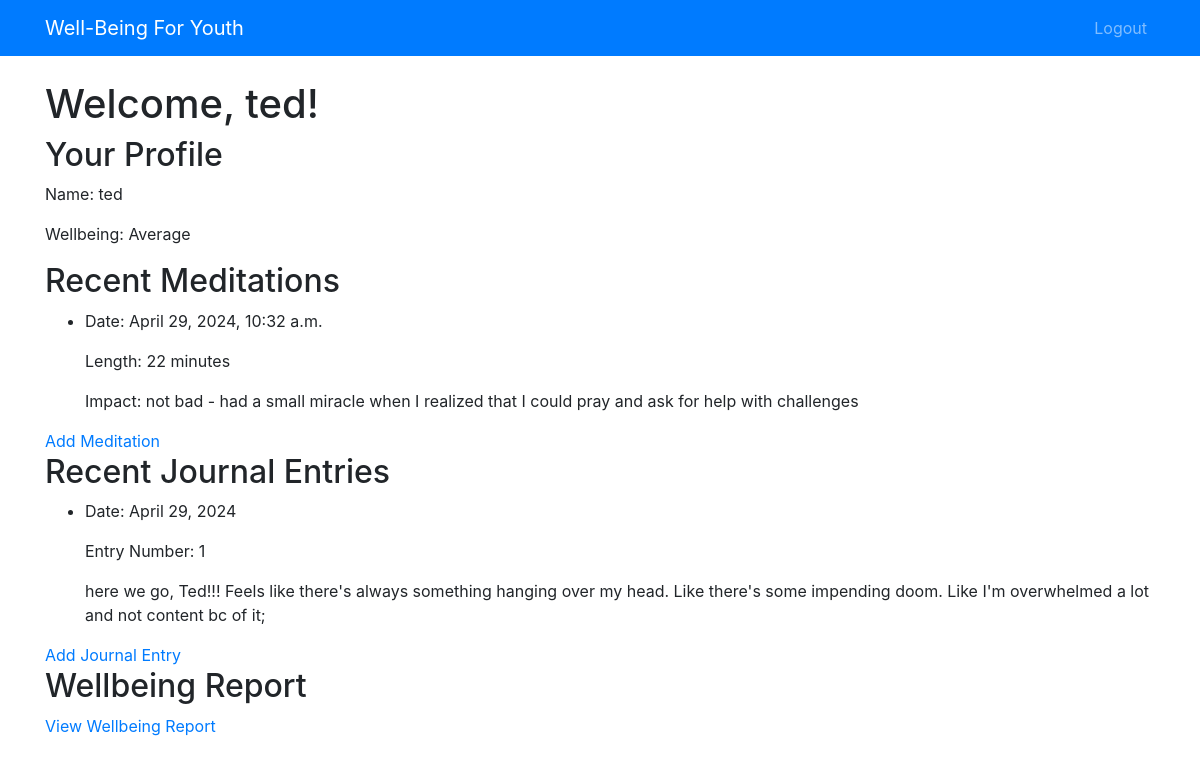
Screenshot of /dashboard/ (signed in) with the database file from the repository.
### blog/models.py (models this page shows)
class Person(models.Model):
    WELLBEING_CHOICES = [
        ('poor', 'Poor'),
        ('average', 'Average'),
        ('good', 'Good'),
    ]
    user = models.OneToOneField(User, on_delete=models.CASCADE, null=True, blank=True)
    name = models.CharField(max_length=100, blank=False, help_text="Enter the full name of the person", default="No Name Yet")
    wellbeing = models.CharField(max_length=7, choices=WELLBEING_CHOICES, default='average')
    created_date = models.DateTimeField(auto_now_add=True)
    published_date = models.DateTimeField(null=True, blank=True)

class Meditation(models.Model):
    author = models.ForeignKey(User, on_delete=models.CASCADE, null=True)
    person = models.ForeignKey(Person, on_delete=models.CASCADE, related_name='meditations')
    length = models.PositiveIntegerField(help_text="Duration in minutes")
    impact = models.CharField(max_length=255, blank=True, help_text="Descriptive impact on wellbeing")
    created_date = models.DateTimeField(auto_now_add=True)
    published_date = models.DateTimeField(null=True, blank=True)

class Journaling(models.Model):
    author = models.ForeignKey(User, on_delete=models.CASCADE, null=True)
    person = models.ForeignKey(Person, on_delete=models.CASCADE, related_name='journal_entries')
    entry_number = models.PositiveIntegerField()
    entry_text = models.TextField(blank=True)  # Add this field to store the journal entry text
    date = models.DateField(default=now)
    created_date = models.DateTimeField(auto_now_add=True)
    published_date = models.DateTimeField(null=True, blank=True)

### blog/views.py (the view)
# urls.py: path('dashboard/', views.dashboard, name='dashboard'),
@login_required
def dashboard(request):
    try:
        person = request.user.person
        meditations = Meditation.objects.filter(person=person).order_by('-created_date')[:1]
        journal_entries = Journaling.objects.filter(person=person).order_by('-date')[:3]
    except Person.DoesNotExist:
        person = None
        meditations = []
        journal_entries = []
    context = {
        'person': person,
        'meditations': meditations,
        'journal_entries': journal_entries,
        'greeting': f"Welcome, {request.user.get_username()}!"
    }
    return render(request, 'blog/dashboard.html', context)

### blog/templates/blog/dashboard.html
{% extends 'base.html' %}
{% block content %}
    <header>
        <h1>{{ greeting }}</h1>
    </header>
    <main>
        {% if person %}
            <section>
                <h2>Your Profile</h2>
                <p>Name: {{ person.name }}</p>
                <p>Wellbeing: {{ person.get_wellbeing_display }}</p>
            </section>
            <section>
                <h2>Recent Meditations</h2>
                <ul>
                    {% for meditation in meditations %}
                        <li>
                            <p>Date: {{ meditation.created_date }}</p>
                            <p>Length: {{ meditation.length }} minutes</p>
                            <p>Impact: {{ meditation.impact }}</p>
                        </li>
                    {% empty %}
                        <li>No recent meditations found.</li>
                    {% endfor %}
                </ul>
                <a href="{% url 'add_meditation' %}">Add Meditation</a>
            </section>
            <section>
                <h2>Recent Journal Entries</h2>
                <ul>
                    {% for entry in journal_entries %}
                        <li>
                            <p>Date: {{ entry.date }}</p>
                            <p>Entry Number: {{ entry.entry_number }}</p>
                            <p>{{ entry.entry_text }}</p>
                        </li>
                    {% empty %}
                        <li>No recent journal entries found.</li>
                    {% endfor %}
                </ul>
                <a href="{% url 'add_journaling' %}">Add Journal Entry</a>
            </section>
            <section>
                <h2>Wellbeing Report</h2>
                <a href="{% url 'wellbeing_report' %}">View Wellbeing Report</a>
            </section>
        {% else %}
            <p>You don't have a profile yet. Please create one.</p>
        {% endif %}
    </main>
{% endblock %}

### rows the page displays
Person: name "ted", wellbeing "Average"
Meditation: created_date "April 29, 2024, 10:32 a.m.", length "22", impact "not bad - had a small miracle when I realized that I could pray and ask for help with challenges"
Journaling: date "April 29, 2024", entry_number "1", entry_text "here we go, Ted!!! Feels like there's always something hanging over my head. Like there's some impending doom. Like I'm overwhelmed a lot and not content bc of it;"

### other values shown
{{ greeting }} "Welcome, ted!"
